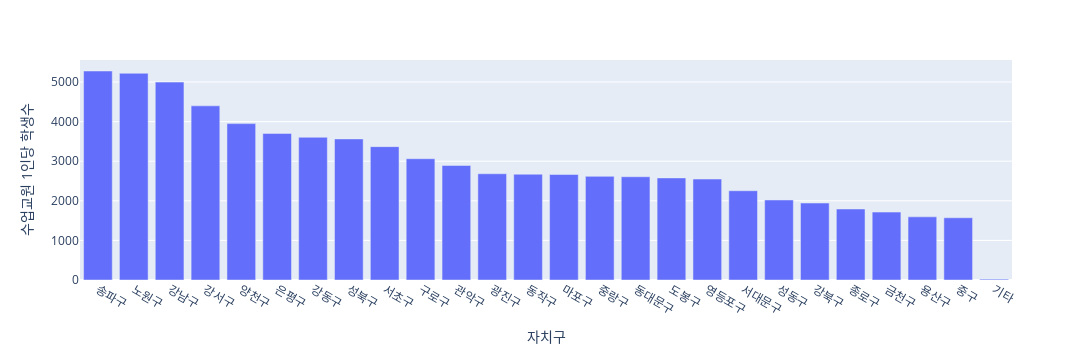

Write notebook code for a chart like this one.
### Code cell
df4.groupby("자치구", as_index = False)["수업교원 1인당 학생수"].sum().sort_values("수업교원 1인당 학생수", ascending = False).\
            plot(x = "자치구", y = "수업교원 1인당 학생수",width = 1400, kind = "bar", backend = "plotly")

### Figure 1 — Plotly figure (JSON) as saved in the notebook; plotly's stock layout.template omitted (floating-point values rounded to 4 significant figures)
{"data": [{"alignmentgroup": "True", "hovertemplate": "자치구=%{x}<br>수업교원 1인당 학생수=%{y}<extra></extra>", "legendgroup": "", "marker": {"color": "#636efa", "pattern": {"shape": ""}}, "name": "", "offsetgroup": "", "orientation": "v", "showlegend": false, "textposition": "auto", "type": "bar", "x": ["송파구", "노원구", "강남구", "강서구", "양천구", "은평구", "강동구", "성북구", "서초구", "구로구", "관악구", "광진구", "동작구", "마포구", "중랑구", "동대문구", "도봉구", "영등포구", "서대문구", "성동구", "강북구", "종로구", "금천구", "용산구", "중구", "기타"], "xaxis": "x", "y": [5279.0, 5221.0, 4998.0, 4399.0, 3950.0, 3702.0, 3604.0, 3563, 3369.0, 3063.0, 2892.0, 2683.0, 2672.0, 2664.0, 2617.0, 2608.0, 2578.0, 2549.0, 2254.0, 2021.0, 1944.0, 1793.0, 1715.0, 1594.0, 1572.0, 21.6], "yaxis": "y"}], "layout": {"barmode": "relative", "height": 360, "legend": {"tracegroupgap": 0}, "margin": {"t": 60}, "width": 1400, "xaxis": {"anchor": "y", "autorange": true, "domain": [0, 1], "range": [-0.5, 25.5], "title": {"text": "자치구"}, "type": "category"}, "yaxis": {"anchor": "x", "autorange": true, "domain": [0, 1], "range": [0, 5557.0], "title": {"text": "수업교원 1인당 학생수"}, "type": "linear"}}}
